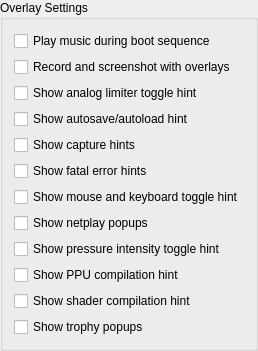
                <widget class="QGroupBox" name="gb_overlay_settings">
                 <property name="title">
                  <string>Overlay Settings</string>
                 </property>
                 <layout class="QVBoxLayout" name="gb_overlay_settings_layout">
                  <item>
                   <widget class="QCheckBox" name="playMusicDuringBoot">
                    <property name="text">
                     <string>Play music during boot sequence</string>
                    </property>
                   </widget>
                  </item>
                  <item>
                   <widget class="QCheckBox" name="recordWithOverlays">
                    <property name="text">
                     <string>Record and screenshot with overlays</string>
                    </property>
                   </widget>
                  </item>
                  <item>
                   <widget class="QCheckBox" name="showAnalogLimiterToggleHint">
                    <property name="text">
                     <string>Show analog limiter toggle hint</string>
                    </property>
                   </widget>
                  </item>
                  <item>
                   <widget class="QCheckBox" name="showAutosaveAutoloadHint">
                    <property name="text">
                     <string>Show autosave/autoload hint</string>
                    </property>
                   </widget>
                  </item>
                  <item>
                   <widget class="QCheckBox" name="showCaptureHints">
                    <property name="text">
                     <string>Show capture hints</string>
                    </property>
                   </widget>
                  </item>
                  <item>
                   <widget class="QCheckBox" name="showFatalErrorHints">
                    <property name="text">
                     <string>Show fatal error hints</string>
                    </property>
                   </widget>
                  </item>
                  <item>
                   <widget class="QCheckBox" name="showMouseAndKeyboardToggleHint">
                    <property name="text">
                     <string>Show mouse and keyboard toggle hint</string>
                    </property>
                   </widget>
                  </item>
                  <item>
                   <widget class="QCheckBox" name="showRpcnPopups">
                    <property name="text">
                     <string>Show netplay popups</string>
                    </property>
                   </widget>
                  </item>
                  <item>
                   <widget class="QCheckBox" name="showPressureIntensityToggleHint">
                    <property name="text">
                     <string>Show pressure intensity toggle hint</string>
                    </property>
                   </widget>
                  </item>
                  <item>
                   <widget class="QCheckBox" name="showPPUCompilationHint">
                    <property name="text">
                     <string>Show PPU compilation hint</string>
                    </property>
                   </widget>
                  </item>
                  <item>
                   <widget class="QCheckBox" name="showShaderCompilationHint">
                    <property name="text">
                     <string>Show shader compilation hint</string>
                    </property>
                   </widget>
                  </item>
                  <item>
                   <widget class="QCheckBox" name="showTrophyPopups">
                    <property name="text">
                     <string>Show trophy popups</string>
                    </property>
                   </widget>
                  </item>
                  <item>
                   <spacer name="emulatorTabSpacerLeft">
                    <property name="orientation">
                     <enum>Qt::Orientation::Vertical</enum>
                    </property>
                    <property name="sizeType">
                     <enum>QSizePolicy::Policy::MinimumExpanding</enum>
                    </property>
                    <property name="sizeHint" stdset="0">
                     <size>
                      <width>0</width>
                      <height>0</height>
                     </size>
                    </property>
                   </spacer>
                  </item>
                 </layout>
                </widget>
